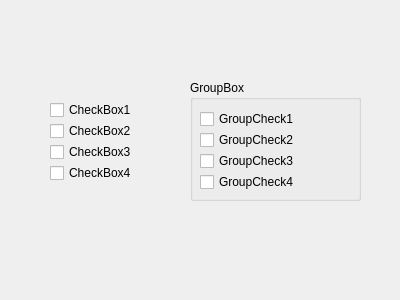
<?xml version="1.0" encoding="UTF-8"?>
<ui version="4.0">
 <class>Dialog</class>
 <widget class="QDialog" name="Dialog">
  <property name="geometry">
   <rect>
    <x>0</x>
    <y>0</y>
    <width>400</width>
    <height>300</height>
   </rect>
  </property>
  <property name="windowTitle">
   <string>Dialog</string>
  </property>
  <widget class="QCheckBox" name="chk_3">
   <property name="geometry">
    <rect>
     <x>50</x>
     <y>142</y>
     <width>95</width>
     <height>20</height>
    </rect>
   </property>
   <property name="text">
    <string>CheckBox3</string>
   </property>
  </widget>
  <widget class="QCheckBox" name="chk_2">
   <property name="geometry">
    <rect>
     <x>50</x>
     <y>121</y>
     <width>95</width>
     <height>20</height>
    </rect>
   </property>
   <property name="text">
    <string>CheckBox2</string>
   </property>
  </widget>
  <widget class="QCheckBox" name="chk_4">
   <property name="geometry">
    <rect>
     <x>50</x>
     <y>163</y>
     <width>95</width>
     <height>20</height>
    </rect>
   </property>
   <property name="text">
    <string>CheckBox4</string>
   </property>
  </widget>
  <widget class="QCheckBox" name="chk_1">
   <property name="geometry">
    <rect>
     <x>50</x>
     <y>100</y>
     <width>95</width>
     <height>20</height>
    </rect>
   </property>
   <property name="text">
    <string>CheckBox1</string>
   </property>
  </widget>
  <widget class="QGroupBox" name="groupBox">
   <property name="geometry">
    <rect>
     <x>190</x>
     <y>80</y>
     <width>171</width>
     <height>121</height>
    </rect>
   </property>
   <property name="title">
    <string>GroupBox</string>
   </property>
   <widget class="QCheckBox" name="groupchk_3">
    <property name="geometry">
     <rect>
      <x>10</x>
      <y>71</y>
      <width>120</width>
      <height>20</height>
     </rect>
    </property>
    <property name="text">
     <string>GroupCheck3</string>
    </property>
   </widget>
   <widget class="QCheckBox" name="groupchk_1">
    <property name="geometry">
     <rect>
      <x>10</x>
      <y>29</y>
      <width>120</width>
      <height>20</height>
     </rect>
    </property>
    <property name="text">
     <string>GroupCheck1</string>
    </property>
   </widget>
   <widget class="QCheckBox" name="groupchk_4">
    <property name="geometry">
     <rect>
      <x>10</x>
      <y>92</y>
      <width>120</width>
      <height>20</height>
     </rect>
    </property>
    <property name="text">
     <string>GroupCheck4</string>
    </property>
   </widget>
   <widget class="QCheckBox" name="groupchk_2">
    <property name="geometry">
     <rect>
      <x>10</x>
      <y>50</y>
      <width>120</width>
      <height>20</height>
     </rect>
    </property>
    <property name="text">
     <string>GroupCheck2</string>
    </property>
   </widget>
  </widget>
 </widget>
 <resources/>
 <connections/>
</ui>
